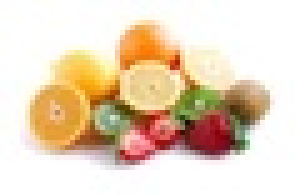
%> input picture HW5/q1/segmentation_small.jpg, 59 x 39 px, shrunk from 300 x 201 before the run (shown 5 times larger)
$ octave q1solution.m   (GNU Octave 9; MATLAB toolbox functions it lacks are replaced by stand-ins)
%> lines starting %> are read from the running program, lines starting %| are printed output that depends on the picture
### HW5/q1/kmean_train.m
function [mu] = kmean_train()
% load and show the small.tiff
A = double(imread('segmentation_small.jpg'));
imshow(uint8(round(A)));
% K-means initialization
k = 3;
initmu = zeros(k,3);
for l=1:k,
    i = randi(size(A, 1), 1, 1);
    j = randi(size(A, 2), 1, 1);
    A(i,j,:);
    initmu(l,1) = A(i,j,1);
    initmu(l,2) = A(i,j,2);
    initmu(l,3) = A(i,j,3);
end;
%> after the loop, initmu = [193 157 159; 150 106 59; 214 201 182]
initmu
%> initmu = [193 157 159; 150 106 59; 214 201 182]

% Run K-means
mu = initmu;
%> mu = [193 157 159; 150 106 59; 214 201 182]
for iter = 1:30
    if mod(iter,10)==0,
        fprintf('.');
    end
    newmu = zeros(k,3);
    nassign = zeros(k,1);
    for i=1:size(A,1),
        for j=1:size(A,2),
            dist = zeros(k,1);
            for l=1:k,
                % compute the distance between current pixel and kernel
                d = mu(l,:)'-permute(A(i,j,:), [3 2 1]);
                dist(l) = d'*d;
            end;
            % compute the current kernel value
            [minVar, assignment] = min(dist,[],1);
            nassign(assignment) = nassign(assignment) + 1;
            newmu(assignment,:) = newmu(assignment,:) + ...
                permute(A(i,j,:), [3 2 1])';
        end;
    end;

    for l=1:k,
        if (nassign(l) > 0)
            % update all kernels
            newmu(l,:) = newmu(l,:) / nassign(l);
        end;
    end;

    mu = newmu;
end;
%> this loop made 30 passes
%> mu on passes 1 to 11: [214.8 166.1 108.8; 164.5 102.3 49.48; 251.8 246.1 234.8], [225.6 176.7 109.4; 144.9 86.51 46.85; 253.2 250.8 245.4], [226.7 177.8 110; 139.8 83.04 47.44; 253.4 251.4 247.1], [226.6 177.7 109.8; 139.1 82.49 47.59; 253.4 251.5 247.2], [226.6 177.5 109.5; 138.4 82.2 47.76; 253.4 251.5 247.2], [226.6 177.5 109.4; 138.4 82.2 47.76; 253.4 251.5 247.2], [226.6 177.5 109.4; 138.4 82.2 47.76; 253.4 251.5 247.2], [226.6 177.5 109.4; 138.4 82.2 47.76; 253.4 251.5 247.2], [226.6 177.5 109.4; 138.4 82.2 47.76; 253.4 251.5 247.2], [226.6 177.5 109.4; 138.4 82.2 47.76; 253.4 251.5 247.2], [226.6 177.5 109.4; 138.4 82.2 47.76; 253.4 251.5 247.2]
%> after the loop, dist = [28023.6; 86392.8; 76.16]; nassign = [537; 292; 1472]; newmu = [226.6 177.5 109.4; 138.4 82.2 47.76; 253.4 251.5 247.2]
end

### HW5/q1/kmean_assign.m
function [] = kmean_assign(mu)
k = 3;
% Assign new colors to large image
bigimage = double(imread('segmentation.jpg'));
figure;
imshow(uint8(round(bigimage)));
qimage = bigimage;
for i=1:size(bigimage,1),
    for j=1:size(bigimage,2),
        dist = zeros(k,1);
        for l=1:k,
            d = mu(l,:)'-permute(bigimage(i,j,:), [3 2 1]);
            dist(l) = d'*d;
        end;
        [minVar assignment] = min(dist,[],1);
        qimage(i,j,:) = ipermute(mu(assignment,:), [3 2 1]);
    end;
end;
figure;
imshow(uint8(round(qimage)));

end

### HW5/q1/q1solution.m

%% EECS 445 - HW 05 - Q1 Clustering

%  Declaration
%  ------------
%  Date: 2014 / 12 / 1
%  Author: WU Tongshuang, 40782306

%  used helper function
%  --------------------
%  kmean_train
%  kmean_assign

%  Instructions
%  ------------
%  Implement the k-means clustering in RGB space as discussed in lecture
%  (also in FP - Algorithm 14.5 in the first edition or Algorithm 6.3 in
%  second edition). Test your implementation on segmenting the image
%  segmentation.jpg using k = 3. Initialize the algorithm by randomly
%  picking k points. Try at least 5 different random initializations and
%  show corresponding segmentation results. Describe your implementation
%  and attach your code as an appendix. Also, comment on your different
%  segmentation results.

%% Initialization
clear; close all; clc
%% ============= Part 0: run train and assignfunc =========================

mu = kmean_train;
%> mu has the same summary as newmu in kmean_train
kmean_assign(mu);
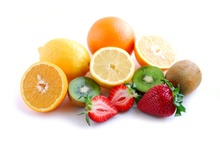
%> input picture HW5/q1/segmentation.jpg, 220 x 147 px, shrunk from 1120 x 750 before the run
%> after the loop in kmean_assign, `for i=1:size(bigimage,1),`:
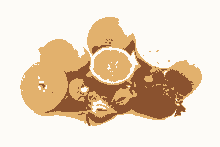
%> qimage: size 147x220x3 double; mean R, G, B 232.5, 213.1, 190.9
